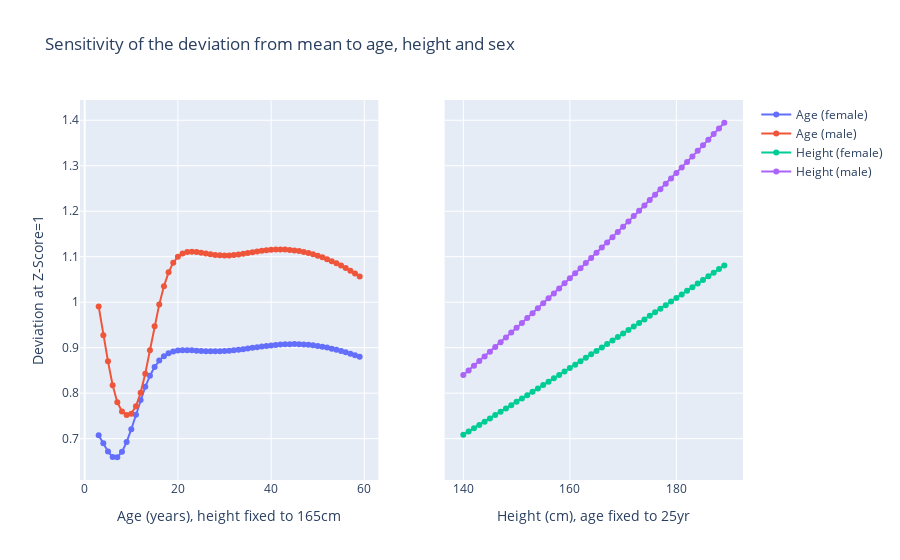

This figure's notebook cell:
### Code cell
# Plot df_age sigma up with age
fig = make_subplots(rows=1, cols=2, shared_yaxes=True)

fig.add_trace(
    go.Scatter(
        x=df_age.Age,
        y=df_age["sigma_up Female"],
        mode="markers+lines",
        name="Age (female)",
    ),
    row=1, col=1
)
fig.add_trace(
    go.Scatter(
        x=df_age.Age,
        y=df_age["sigma_up Male"],
        mode="markers+lines",
        name="Age (male)",
    ),
    row=1, col=1
)
fig.add_trace(
    go.Scatter(
        x=df_height.Height,
        y=df_height["sigma_up Female"],
        mode="markers+lines",
        name="Height (female)",
    ),
    row=1, col=2
)
fig.add_trace(
    go.Scatter(
        x=df_height.Height,
        y=df_height["sigma_up Male"],
        mode="markers+lines",
        name="Height (male)",
    ),
    row=1, col=2
)
fig.update_yaxes(title_text="Deviation at Z-Score=1", row=1, col=1)
# Add figure title: Sensitivity of std dev to age and height
fig.update_layout(title_text="Sensitivity of the deviation from mean to age, height and sex")
# Update xaxis properties
fig.update_xaxes(title_text="Age (years), height fixed to 165cm", row=1, col=1)
fig.update_xaxes(title_text="Height (cm), age fixed to 25yr", row=1, col=2)
fig.show()

### Figure 1 — Plotly figure (JSON) as saved in the notebook; plotly's stock layout.template omitted (floating-point values rounded to 4 significant figures)
{"data": [{"mode": "markers+lines", "name": "Age (female)", "type": "scatter", "x": [3, 4, 5, 6, 7, 8, 9, 10, 11, 12, 13, 14, 15, 16, 17, 18, 19, 20, 21, 22, 23, 24, 25, 26, 27, 28, 29, 30, 31, 32, 33, 34, 35, 36, 37, 38, 39, 40, 41, 42, 43, 44, 45, 46, 47, 48, 49, 50, 51, 52, 53, 54, 55, 56, 57, 58, 59], "xaxis": "x", "y": [0.7077, 0.69, 0.6718, 0.6594, 0.6591, 0.6709, 0.6924, 0.7207, 0.7526, 0.7848, 0.814, 0.8385, 0.8577, 0.8717, 0.8814, 0.8877, 0.8915, 0.8936, 0.8944, 0.8945, 0.8941, 0.8935, 0.8929, 0.8924, 0.892, 0.8919, 0.8921, 0.8926, 0.8933, 0.8942, 0.8954, 0.8968, 0.8981, 0.8996, 0.901, 0.9025, 0.9037, 0.905, 0.906, 0.9067, 0.9074, 0.9078, 0.9079, 0.9077, 0.9072, 0.9063, 0.9052, 0.9039, 0.9021, 0.9002, 0.8979, 0.8955, 0.8928, 0.89, 0.8868, 0.8834, 0.8799], "yaxis": "y"}, {"mode": "markers+lines", "name": "Age (male)", "type": "scatter", "x": [3, 4, 5, 6, 7, 8, 9, 10, 11, 12, 13, 14, 15, 16, 17, 18, 19, 20, 21, 22, 23, 24, 25, 26, 27, 28, 29, 30, 31, 32, 33, 34, 35, 36, 37, 38, 39, 40, 41, 42, 43, 44, 45, 46, 47, 48, 49, 50, 51, 52, 53, 54, 55, 56, 57, 58, 59], "xaxis": "x", "y": [0.9908, 0.9272, 0.87, 0.8175, 0.78, 0.7596, 0.752, 0.755, 0.7709, 0.8007, 0.8429, 0.8943, 0.9472, 0.9952, 1.035, 1.066, 1.087, 1.1, 1.107, 1.11, 1.111, 1.11, 1.109, 1.107, 1.105, 1.104, 1.103, 1.103, 1.103, 1.104, 1.105, 1.106, 1.108, 1.11, 1.112, 1.113, 1.114, 1.115, 1.116, 1.116, 1.116, 1.115, 1.114, 1.112, 1.11, 1.108, 1.105, 1.102, 1.099, 1.095, 1.09, 1.086, 1.081, 1.075, 1.069, 1.063, 1.057], "yaxis": "y"}, {"mode": "markers+lines", "name": "Height (female)", "type": "scatter", "x": [140, 141, 142, 143, 144, 145, 146, 147, 148, 149, 150, 151, 152, 153, 154, 155, 156, 157, 158, 159, 160, 161, 162, 163, 164, 165, 166, 167, 168, 169, 170, 171, 172, 173, 174, 175, 176, 177, 178, 179, 180, 181, 182, 183, 184, 185, 186, 187, 188, 189], "xaxis": "x2", "y": [0.7087, 0.7158, 0.723, 0.7301, 0.7373, 0.7445, 0.7518, 0.759, 0.7663, 0.7736, 0.7809, 0.7882, 0.7956, 0.803, 0.8104, 0.8178, 0.8252, 0.8327, 0.8401, 0.8476, 0.8551, 0.8626, 0.8702, 0.8778, 0.8853, 0.8929, 0.9006, 0.9082, 0.9159, 0.9235, 0.9312, 0.939, 0.9467, 0.9544, 0.9622, 0.97, 0.9778, 0.9856, 0.9935, 1.001, 1.009, 1.017, 1.025, 1.033, 1.041, 1.049, 1.057, 1.065, 1.073, 1.081], "yaxis": "y2"}, {"mode": "markers+lines", "name": "Height (male)", "type": "scatter", "x": [140, 141, 142, 143, 144, 145, 146, 147, 148, 149, 150, 151, 152, 153, 154, 155, 156, 157, 158, 159, 160, 161, 162, 163, 164, 165, 166, 167, 168, 169, 170, 171, 172, 173, 174, 175, 176, 177, 178, 179, 180, 181, 182, 183, 184, 185, 186, 187, 188, 189], "xaxis": "x2", "y": [0.8399, 0.8501, 0.8603, 0.8706, 0.8809, 0.8912, 0.9016, 0.9121, 0.9226, 0.9332, 0.9438, 0.9544, 0.9651, 0.9759, 0.9867, 0.9975, 1.008, 1.019, 1.03, 1.041, 1.052, 1.064, 1.075, 1.086, 1.097, 1.109, 1.12, 1.131, 1.143, 1.154, 1.166, 1.178, 1.189, 1.201, 1.213, 1.225, 1.236, 1.248, 1.26, 1.272, 1.284, 1.296, 1.308, 1.321, 1.333, 1.345, 1.357, 1.37, 1.382, 1.395], "yaxis": "y2"}], "layout": {"title": {"text": "Sensitivity of the deviation from mean to age, height and sex"}, "xaxis": {"anchor": "y", "domain": [0, 0.45], "title": {"text": "Age (years), height fixed to 165cm"}}, "xaxis2": {"anchor": "y2", "domain": [0.55, 1], "title": {"text": "Height (cm), age fixed to 25yr"}}, "yaxis": {"anchor": "x", "domain": [0, 1], "title": {"text": "Deviation at Z-Score=1"}}, "yaxis2": {"anchor": "x2", "domain": [0, 1], "matches": "y", "showticklabels": false}}}
